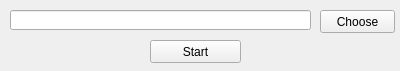
<?xml version="1.0" encoding="UTF-8"?>
<ui version="4.0">
 <class>MainWindow</class>
 <widget class="QMainWindow" name="MainWindow">
  <property name="geometry">
   <rect>
    <x>0</x>
    <y>0</y>
    <width>400</width>
    <height>71</height>
   </rect>
  </property>
  <property name="windowTitle">
   <string>MainWindow</string>
  </property>
  <widget class="QWidget" name="centralWidget">
   <widget class="QLineEdit" name="image">
    <property name="geometry">
     <rect>
      <x>10</x>
      <y>10</y>
      <width>301</width>
      <height>20</height>
     </rect>
    </property>
    <property name="readOnly">
     <bool>true</bool>
    </property>
   </widget>
   <widget class="QPushButton" name="choose_b">
    <property name="geometry">
     <rect>
      <x>320</x>
      <y>10</y>
      <width>75</width>
      <height>23</height>
     </rect>
    </property>
    <property name="text">
     <string>Choose</string>
    </property>
   </widget>
   <widget class="QPushButton" name="start_b">
    <property name="geometry">
     <rect>
      <x>150</x>
      <y>40</y>
      <width>91</width>
      <height>23</height>
     </rect>
    </property>
    <property name="text">
     <string>Start</string>
    </property>
   </widget>
  </widget>
 </widget>
 <layoutdefault spacing="6" margin="11"/>
 <resources/>
 <connections/>
</ui>
